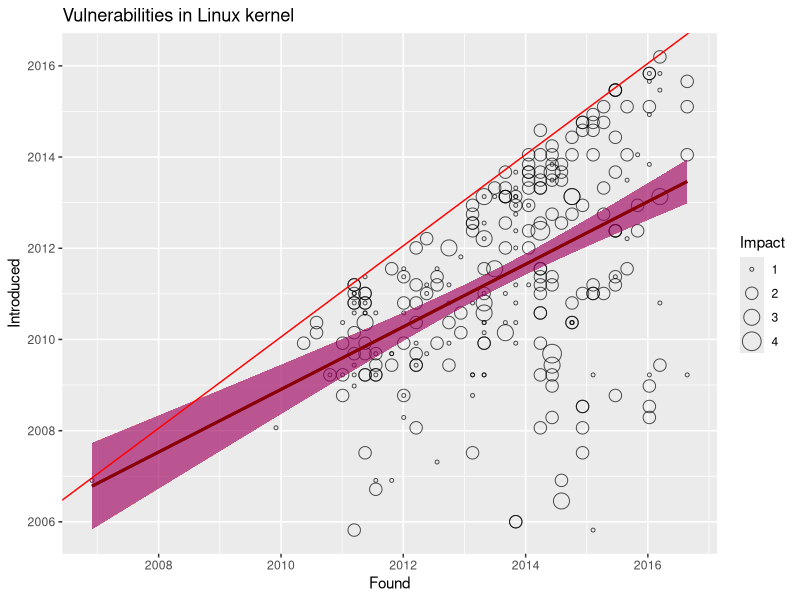
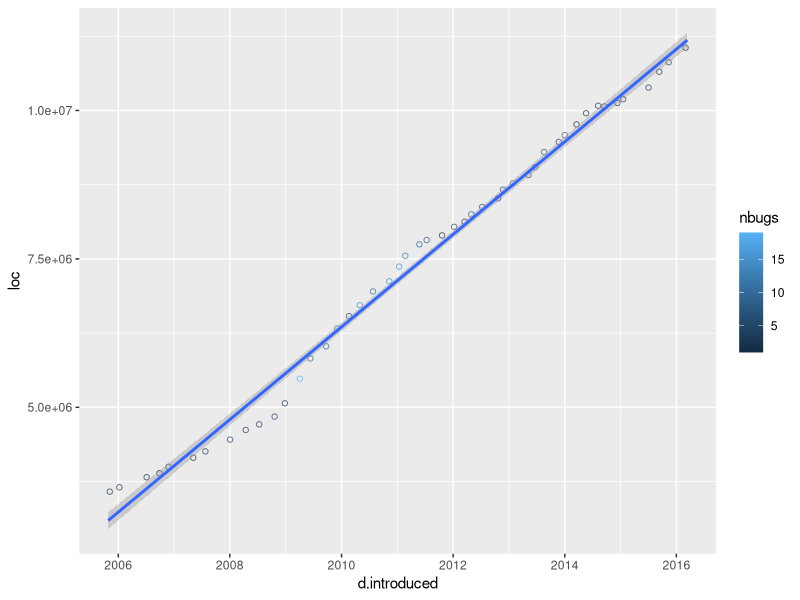

The R source for these figures, in order:
library(ggplot2)
library(magrittr)
library(dplyr)

toI<- function(x) as.numeric(x, origin = "1970-01-01")
toD <- function(x) as.Date(x, origin = "1970-01-01")
vswitch <- function(expr, ...) {
  lookup <- list(...)
  vec <- as.character(expr)
  vec[is.na(vec)] <- "NA"
  unname(do.call(c, lookup[vec]))
}


cve.x <- read.csv('linux-cve-lifetime.csv', header=F)
names(cve.x) <- c(
  'cve'
  ,'impact'
  ,'bugno'
  ,'v.introduced'
  ,'d.introduced'
  ,'v.found'
  ,'d.found')
cve.x$d.introduced <- toD(cve.x$d.introduced)
cve.x$d.found <- toD(cve.x$d.found)
cve.x$i.introduced <- toI(cve.x$d.introduced)
cve.x$i.found <- toI(cve.x$d.found)
cve.x$v.introduced <- as.character(cve.x$v.introduced)
cve.x$Impact <- vswitch(cve.x$impact,
                      "critical" = 4,
                      "high" = 3,
                      "medium" = 2,
                      "low" = 1,
                      "negligible" = 0)


c.loc <- read.csv('linux-c.csv', header=F)
names(c.loc) <- c('version', 'src', 'loc')
c.loc$version <- as.character(c.loc$version)

cve.x <- cve.x %>% filter(d.introduced != toD('2005-06-17'))
c.loc %<>% filter((version %in% cve.x$v.introduced))

cve <- left_join(cve.x, c.loc, by=c('v.introduced' = 'version'))

d = lm(i.introduced~i.found*loc, data=cve)
cve$predicted <- predict(d)


ggplot(cve) +
  geom_point(aes(x=d.found, y=d.introduced, size=Impact, alpha=0.4), 
              shape=1, alpha=0.7) +
  geom_smooth(aes(x=d.found, y=toD(predicted)), 
              method='lm', formula=y~x, color="darkblue", fill="blue") +
  geom_smooth(aes(x=d.found, y=d.introduced), method='lm', formula=y~x,
              color="darkred", fill="red") +
  geom_abline(slope=1, color='red', intercept=20) +
  ggtitle("Vulnerabilities in Linux kernel") +
  labs(x="Found",y="Introduced")

l.cve <- cve %>% group_by(v.introduced) %>% 
  summarize(nbugs = length(loc), loc=mean(loc), d.introduced = mean(d.introduced))

ggplot(l.cve, aes(x=d.introduced, y=loc, color=nbugs)) +
  geom_jitter(shape=1, alpha=0.7) + 
  geom_smooth(method='lm')

